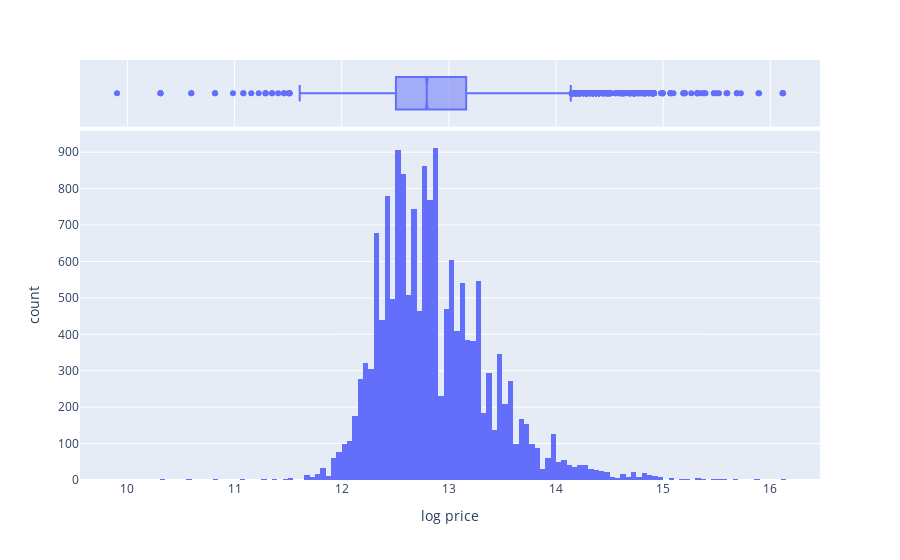

Notebook code for this chart:
### Markdown cell above
The plot below shows that the log price is quite normally distributed but also that the tails are quite long, especially on the right. This makes sense as the most expensive house in the database is actually priced at 10 million euro.

### Code cell
px.histogram(x=mlp.y, nbins=200, marginal="box", labels={"x": "log price"})

### Figure 1 — Plotly figure (JSON) as saved in the notebook; plotly's stock layout.template omitted (floating-point values rounded to 4 significant figures; data arrays with more than 128 entries replaced by an {"elided": "..."} marker saying what was removed)
{"data": [{"alignmentgroup": "True", "bingroup": "x", "hoverlabel": {"namelength": 0}, "hovertemplate": "log price=%{x}<br>count=%{y}", "legendgroup": "", "marker": {"color": "#636efa"}, "name": "", "nbinsx": 200, "offsetgroup": "", "orientation": "v", "showlegend": false, "type": "histogram", "x": {"elided": "16296 float values"}, "xaxis": "x", "yaxis": "y"}, {"alignmentgroup": "True", "hoverlabel": {"namelength": 0}, "hovertemplate": "log price=%{x}", "legendgroup": "", "marker": {"color": "#636efa"}, "name": "", "notched": true, "offsetgroup": "", "showlegend": false, "type": "box", "x": {"elided": "16296 float values"}, "xaxis": "x2", "yaxis": "y2"}], "layout": {"barmode": "relative", "legend": {"tracegroupgap": 0}, "margin": {"t": 60}, "xaxis": {"anchor": "y", "domain": [0, 1], "title": {"text": "log price"}}, "xaxis2": {"anchor": "y2", "domain": [0, 1], "matches": "x", "showgrid": true, "showticklabels": false}, "yaxis": {"anchor": "x", "domain": [0, 0.8316], "title": {"text": "count"}}, "yaxis2": {"anchor": "x2", "domain": [0.8416, 1], "matches": "y2", "showgrid": false, "showline": false, "showticklabels": false, "ticks": ""}}}
